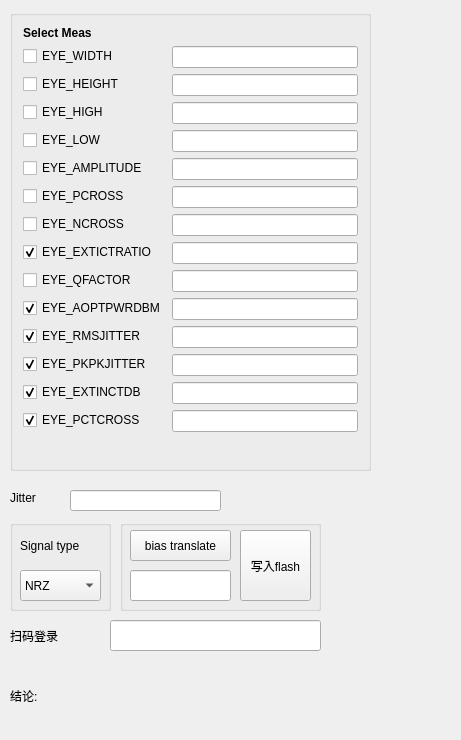
            <widget class="QWidget" name="tabMeas">
             <attribute name="title">
              <string>Meas</string>
             </attribute>
             <widget class="QGroupBox" name="measGroupBox">
              <property name="geometry">
               <rect>
                <x>10</x>
                <y>10</y>
                <width>361</width>
                <height>461</height>
               </rect>
              </property>
              <layout class="QVBoxLayout" name="verticalLayout">
               <property name="leftMargin">
                <number>10</number>
               </property>
               <property name="topMargin">
                <number>10</number>
               </property>
               <property name="rightMargin">
                <number>10</number>
               </property>
               <property name="bottomMargin">
                <number>10</number>
               </property>
               <item>
                <widget class="QLabel" name="measLabel">
                 <property name="sizePolicy">
                  <sizepolicy hsizetype="Preferred" vsizetype="Maximum">
                   <horstretch>0</horstretch>
                   <verstretch>0</verstretch>
                  </sizepolicy>
                 </property>
                 <property name="font">
                  <font>
                   <weight>75</weight>
                   <bold>true</bold>
                  </font>
                 </property>
                 <property name="text">
                  <string>Select Meas</string>
                 </property>
                </widget>
               </item>
               <item>
                <layout class="QFormLayout" name="MeasFormLayout">
                 <item row="0" column="0">
                  <widget class="QCheckBox" name="EYE_WIDTH_chb">
                   <property name="text">
                    <string>EYE_WIDTH</string>
                   </property>
                   <property name="checked">
                    <bool>false</bool>
                   </property>
                  </widget>
                 </item>
                 <item row="1" column="0">
                  <widget class="QCheckBox" name="EYE_HEIGHT_chb">
                   <property name="text">
                    <string>EYE_HEIGHT</string>
                   </property>
                   <property name="checked">
                    <bool>false</bool>
                   </property>
                  </widget>
                 </item>
                 <item row="2" column="0">
                  <widget class="QCheckBox" name="EYE_HIGH_chb">
                   <property name="text">
                    <string>EYE_HIGH</string>
                   </property>
                  </widget>
                 </item>
                 <item row="3" column="0">
                  <widget class="QCheckBox" name="EYE_LOW_chb">
                   <property name="text">
                    <string>EYE_LOW</string>
                   </property>
                   <property name="checked">
                    <bool>false</bool>
                   </property>
                   <property name="autoRepeat">
                    <bool>false</bool>
                   </property>
                   <property name="tristate">
                    <bool>false</bool>
                   </property>
                  </widget>
                 </item>
                 <item row="4" column="0">
                  <widget class="QCheckBox" name="EYE_AMPLITUDE_chb">
                   <property name="text">
                    <string>EYE_AMPLITUDE</string>
                   </property>
                  </widget>
                 </item>
                 <item row="5" column="0">
                  <widget class="QCheckBox" name="EYE_PCROSS_chb">
                   <property name="text">
                    <string>EYE_PCROSS</string>
                   </property>
                   <property name="checked">
                    <bool>false</bool>
                   </property>
                  </widget>
                 </item>
                 <item row="6" column="0">
                  <widget class="QCheckBox" name="EYE_NCROSS_chb">
                   <property name="text">
                    <string>EYE_NCROSS</string>
                   </property>
                  </widget>
                 </item>
                 <item row="7" column="0">
                  <widget class="QCheckBox" name="EYE_EXTICTRATIO_chb">
                   <property name="text">
                    <string>EYE_EXTICTRATIO</string>
                   </property>
                   <property name="checked">
                    <bool>true</bool>
                   </property>
                  </widget>
                 </item>
                 <item row="8" column="0">
                  <widget class="QCheckBox" name="EYE_QFACTOR_chb">
                   <property name="text">
                    <string>EYE_QFACTOR</string>
                   </property>
                  </widget>
                 </item>
                 <item row="9" column="0">
                  <widget class="QCheckBox" name="EYE_AOPTPWRDBM_chb">
                   <property name="text">
                    <string>EYE_AOPTPWRDBM</string>
                   </property>
                   <property name="checked">
                    <bool>true</bool>
                   </property>
                  </widget>
                 </item>
                 <item row="0" column="1">
                  <widget class="QLineEdit" name="EYE_WIDTH_le"/>
                 </item>
                 <item row="1" column="1">
                  <widget class="QLineEdit" name="EYE_HEIGHT_le"/>
                 </item>
                 <item row="2" column="1">
                  <widget class="QLineEdit" name="EYE_HIGH_le"/>
                 </item>
                 <item row="3" column="1">
                  <widget class="QLineEdit" name="EYE_LOW_le"/>
                 </item>
                 <item row="4" column="1">
                  <widget class="QLineEdit" name="EYE_AMPLITUDE_le"/>
                 </item>
                 <item row="5" column="1">
                  <widget class="QLineEdit" name="EYE_PCROSS_le"/>
                 </item>
                 <item row="6" column="1">
                  <widget class="QLineEdit" name="EYE_NCROSS_le"/>
                 </item>
                 <item row="7" column="1">
                  <widget class="QLineEdit" name="EYE_EXTICTRATIO_le"/>
                 </item>
                 <item row="8" column="1">
                  <widget class="QLineEdit" name="EYE_QFACTOR_le"/>
                 </item>
                 <item row="9" column="1">
                  <widget class="QLineEdit" name="EYE_AOPTPWRDBM_le"/>
                 </item>
                 <item row="10" column="0">
                  <widget class="QCheckBox" name="EYE_RMSJITTER_chb">
                   <property name="text">
                    <string>EYE_RMSJITTER</string>
                   </property>
                   <property name="checked">
                    <bool>true</bool>
                   </property>
                  </widget>
                 </item>
                 <item row="11" column="0">
                  <widget class="QCheckBox" name="EYE_PKPKJITTER_chb">
                   <property name="text">
                    <string>EYE_PKPKJITTER</string>
                   </property>
                   <property name="checked">
                    <bool>true</bool>
                   </property>
                  </widget>
                 </item>
                 <item row="12" column="0">
                  <widget class="QCheckBox" name="EYE_EXTINCTDB_chb">
                   <property name="text">
                    <string>EYE_EXTINCTDB</string>
                   </property>
                   <property name="checked">
                    <bool>true</bool>
                   </property>
                  </widget>
                 </item>
                 <item row="13" column="0">
                  <widget class="QCheckBox" name="EYE_PCTCROSS_chb">
                   <property name="text">
                    <string>EYE_PCTCROSS</string>
                   </property>
                   <property name="checked">
                    <bool>true</bool>
                   </property>
                  </widget>
                 </item>
                 <item row="10" column="1">
                  <widget class="QLineEdit" name="EYE_RMSJITTER_le"/>
                 </item>
                 <item row="11" column="1">
                  <widget class="QLineEdit" name="EYE_PKPKJITTER_le"/>
                 </item>
                 <item row="12" column="1">
                  <widget class="QLineEdit" name="EYE_EXTINCTDB_le"/>
                 </item>
                 <item row="13" column="1">
                  <widget class="QLineEdit" name="EYE_PCTCROSS_le"/>
                 </item>
                </layout>
               </item>
              </layout>
             </widget>
             <widget class="QLabel" name="label_2_saoma">
              <property name="geometry">
               <rect>
                <x>10</x>
                <y>620</y>
                <width>71</width>
                <height>31</height>
               </rect>
              </property>
              <property name="styleSheet">
               <string notr="true">font: 11pt &quot;Arial&quot;;</string>
              </property>
              <property name="text">
               <string>扫码登录</string>
              </property>
             </widget>
             <widget class="QLineEdit" name="lineEdit_saoma">
              <property name="geometry">
               <rect>
                <x>110</x>
                <y>620</y>
                <width>211</width>
                <height>31</height>
               </rect>
              </property>
             </widget>
             <widget class="QGroupBox" name="groupBox_2_signal">
              <property name="geometry">
               <rect>
                <x>10</x>
                <y>520</y>
                <width>101</width>
                <height>91</height>
               </rect>
              </property>
              <property name="title">
               <string/>
              </property>
              <widget class="QLabel" name="label_2_signaltype">
               <property name="geometry">
                <rect>
                 <x>10</x>
                 <y>10</y>
                 <width>81</width>
                 <height>31</height>
                </rect>
               </property>
               <property name="styleSheet">
                <string notr="true">font: 10pt &quot;Arial&quot;;</string>
               </property>
               <property name="text">
                <string>Signal type</string>
               </property>
              </widget>
              <widget class="QComboBox" name="comboBox_signal_type">
               <property name="geometry">
                <rect>
                 <x>10</x>
                 <y>50</y>
                 <width>81</width>
                 <height>31</height>
                </rect>
               </property>
               <property name="styleSheet">
                <string notr="true">font: 10pt &quot;Arial&quot;;</string>
               </property>
               <item>
                <property name="text">
                 <string>NRZ</string>
                </property>
               </item>
               <item>
                <property name="text">
                 <string>Pulse</string>
                </property>
               </item>
               <item>
                <property name="text">
                 <string>RZ</string>
                </property>
               </item>
              </widget>
             </widget>
             <widget class="QLabel" name="label_2_extinctratio">
              <property name="geometry">
               <rect>
                <x>380</x>
                <y>250</y>
                <width>72</width>
                <height>21</height>
               </rect>
              </property>
              <property name="text">
               <string/>
              </property>
             </widget>
             <widget class="QLabel" name="label_3_rmsjitter">
              <property name="geometry">
               <rect>
                <x>380</x>
                <y>330</y>
                <width>72</width>
                <height>21</height>
               </rect>
              </property>
              <property name="text">
               <string/>
              </property>
             </widget>
             <widget class="QLabel" name="label_4_pkpkjitter">
              <property name="geometry">
               <rect>
                <x>380</x>
                <y>366</y>
                <width>72</width>
                <height>21</height>
               </rect>
              </property>
              <property name="text">
               <string/>
              </property>
             </widget>
             <widget class="QLabel" name="label_5_extinctdb">
              <property name="geometry">
               <rect>
                <x>380</x>
                <y>395</y>
                <width>72</width>
                <height>21</height>
               </rect>
              </property>
              <property name="text">
               <string/>
              </property>
             </widget>
             <widget class="QLabel" name="label_6_pctcross">
              <property name="geometry">
               <rect>
                <x>380</x>
                <y>420</y>
                <width>72</width>
                <height>21</height>
               </rect>
              </property>
              <property name="text">
               <string/>
              </property>
             </widget>
             <widget class="QLabel" name="label_2_jitter">
              <property name="geometry">
               <rect>
                <x>10</x>
                <y>490</y>
                <width>51</width>
                <height>16</height>
               </rect>
              </property>
              <property name="styleSheet">
               <string notr="true">font: 12pt &quot;Arial&quot;;</string>
              </property>
              <property name="text">
               <string>Jitter</string>
              </property>
             </widget>
             <widget class="QLineEdit" name="lineEdit_jitter">
              <property name="geometry">
               <rect>
                <x>70</x>
                <y>490</y>
                <width>151</width>
                <height>21</height>
               </rect>
              </property>
             </widget>
             <widget class="QLabel" name="label_2_jitter_state">
              <property name="geometry">
               <rect>
                <x>250</x>
                <y>490</y>
                <width>72</width>
                <height>21</height>
               </rect>
              </property>
              <property name="text">
               <string/>
              </property>
             </widget>
             <widget class="QLabel" name="label_2_judge_state">
              <property name="geometry">
               <rect>
                <x>110</x>
                <y>660</y>
                <width>191</width>
                <height>71</height>
               </rect>
              </property>
              <property name="text">
               <string/>
              </property>
             </widget>
             <widget class="QLabel" name="label_2_judge_final">
              <property name="geometry">
               <rect>
                <x>10</x>
                <y>670</y>
                <width>72</width>
                <height>51</height>
               </rect>
              </property>
              <property name="styleSheet">
               <string notr="true">font: 20pt &quot;Arial&quot;;</string>
              </property>
              <property name="text">
               <string>结论:</string>
              </property>
             </widget>
             <widget class="QGroupBox" name="groupBox_2_bias_translate">
              <property name="geometry">
               <rect>
                <x>120</x>
                <y>520</y>
                <width>201</width>
                <height>91</height>
               </rect>
              </property>
              <property name="title">
               <string/>
              </property>
              <widget class="QPushButton" name="pushButton_bias_translate">
               <property name="geometry">
                <rect>
                 <x>10</x>
                 <y>10</y>
                 <width>101</width>
                 <height>31</height>
                </rect>
               </property>
               <property name="text">
                <string>bias translate</string>
               </property>
              </widget>
              <widget class="QLineEdit" name="lineEdit_bias_translate">
               <property name="geometry">
                <rect>
                 <x>10</x>
                 <y>50</y>
                 <width>101</width>
                 <height>31</height>
                </rect>
               </property>
              </widget>
              <widget class="QPushButton" name="pushButton_write_flash">
               <property name="geometry">
                <rect>
                 <x>120</x>
                 <y>10</y>
                 <width>71</width>
                 <height>71</height>
                </rect>
               </property>
               <property name="text">
                <string>写入flash</string>
               </property>
              </widget>
             </widget>
            </widget>
